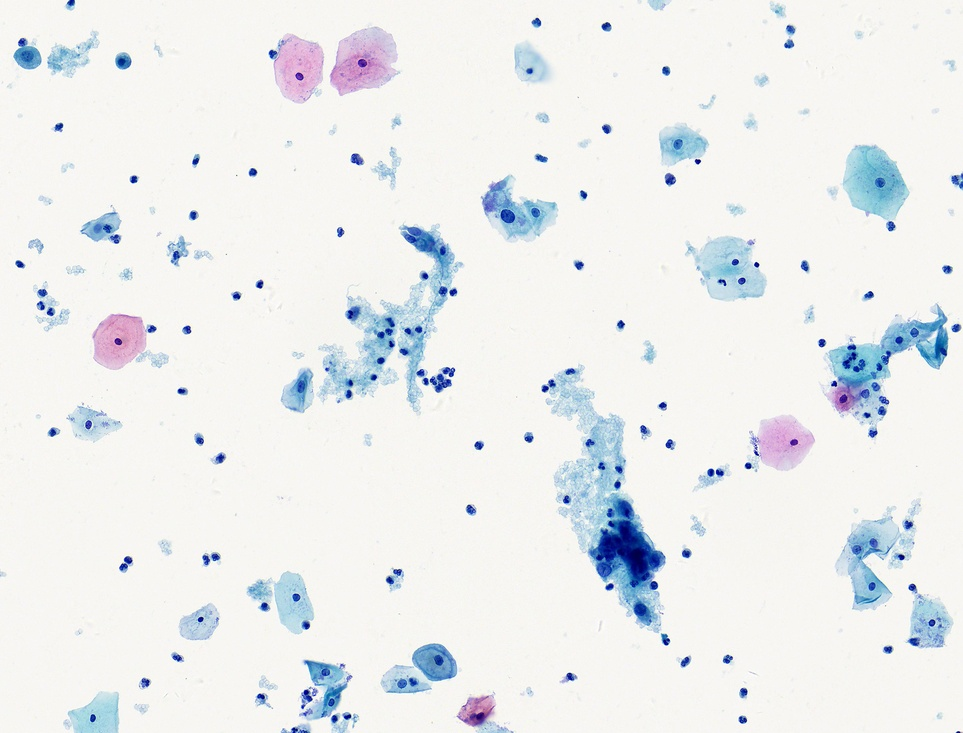
#> input picture 11/train-5/1308/1308.jpg, 963 x 733 px, shrunk from 3396 x 2583 before the run
$ python -i cell_segmentation_by_fit.py   (imports and definitions only)
#> lines starting #> are read from the running program, lines starting #| are printed output that depends on the picture; after the words box and inside, x2 and y2 are one past the last pixel; in counts of white or black regions, pixels touching at a corner belong together
### 11/results_filter.py
# Author: ZengHao
# CreatTime: 2022/10/26
# FileName: results_filter
# Description: Simple introduction of the code
import cv2
import numpy as np


# 对于重叠的矩形过滤到较大的结果，防止重复划分
def inspect(objects):
    # 设置flag属性用于代表该矩形绘制是否正确，并初始化为True
    for item in objects:
        item['flag'] = True
    for obj in objects:
        regionX = int(obj['regionX'])
        regionY = int(obj['regionY'])
        regionWidth = int(obj['regionWidth'])
        regionHeight = int(obj['regionHeight'])
        for item in objects:
            x = int(item['regionX'])
            y = int(item['regionY'])
            w = int(item['regionWidth'])
            h = int(item['regionHeight'])
            flag = True
            # 判断两矩形是否不相交
            if regionX < x < regionX + regionWidth:
                if regionY < y < regionY + regionHeight:  # 第二个矩形的左上角点在第一个矩形内部
                    flag = False
                elif regionY < y + h < regionY + regionHeight:  # 第二个矩形的左下角点在第一个矩形内部
                    flag = False
            elif regionX < x + w < regionX + regionWidth:  # 第二个矩形的右上角点在第一个矩形内部
                if regionY < y < regionY + regionHeight:
                    flag = False
                elif regionY < y + h < regionY + regionHeight:  # 第二个矩形的右下角点在第一个矩形内部
                    flag = False
            if not flag:
                # 将面积更大的矩形设置为False
                if regionWidth * regionHeight > w * h:
                    obj['flag'] = False
                else:
                    item['flag'] = False
    new_objects = []
    for Obj in objects:
        if Obj['flag']:
            new_objects.append(Obj)  # 将正确的矩形存入新列表中
    return new_objects


# 对比灰度图对筛选出的矩形进行进一步的筛选
# [12 lines left out: function grayscale_filter, not called in this run]

### 11/image_processing.py
# Author: ZengHao
# CreatTime: 2022/10/21
# FileName: 01
# Description: Simple introduction of the code

# 读取和保存图片
import cv2
from xml.etree import ElementTree as ET

# 文件路径列表
image_path_list = ["./train-5/184/184.jpg", "./train-5/1308/1308.jpg", "./train-5/1310/1310.jpg",
                   "./train-5/1312/1312.jpg", "./train-5/1315/1315.jpg"]
xml_path_list = ["./train-5/184/184.xml", "./train-5/1308/1308.xml", "./train-5/1310/1310.xml",
                 "./train-5/1312/1312.xml", "./train-5/1315/1315.xml"]


# 展示指定路径的图像，设置窗口的名称
# [7 lines left out: function image_show_by_path, not called in this run]


# 展示指定的图像
def image_show(image, image_name):
    # 创建窗口，设置窗口的名称，同时设置窗口大小可以拖动改变（..._AUTOSIZE(default)自动设置大小，..._FULLSCREEN全屏显示）
    cv2.namedWindow(image_name, cv2.WINDOW_NORMAL)
    cv2.imshow(image_name, image)
    # 等待时间0毫秒表示按下任意键终止
    cv2.waitKey(0)
    cv2.destroyAllWindows()


# 读取指定路径的图像并将图像写入指定位置
# [57 lines left out: functions save_image_by_path, compare_image_xml, get_cell_number_xml, draw_cell_rect, not called in this run]


# 保存绘制的带外接矩形的图像
def save_draw_cell_rect(file_path_xml, file_path_image, save_path):
    image = draw_cell_rect(file_path_xml, file_path_image)
    cv2.imwrite(save_path, image)

### 11/cell_segmentation_by_fit.py
# Author: ZengHao
# CreatTime: 2022/10/27
# FileName: cell_segmentation_by_fit
# Description: Simple introduction of the code
import cv2
import numpy as np
import math

from image_processing import *
from results_filter import *
from divide_assessment import *

xml_path_list = ["./train-5/184/184.xml", "./train-5/1308/1308.xml", "./train-5/1310/1310.xml",
                 "./train-5/1312/1312.xml", "./train-5/1315/1315.xml"]
image_path_list = ["./train-5/184/184.jpg", "./train-5/1308/1308.jpg", "./train-5/1310/1310.jpg",
                   "./train-5/1312/1312.jpg", "./train-5/1315/1315.jpg"]


# 通过对圆拟合的方法对细胞分割，并展示过程
def cell_segmentation_fit_method(file_path_image):
#> called with file_path_image = 'train-5/1308/1308.jpg'
    kernel = np.ones(shape=(3, 3), dtype=np.uint8)
    # 读取灰度图
    image = cv2.imread(file_path_image, 0)
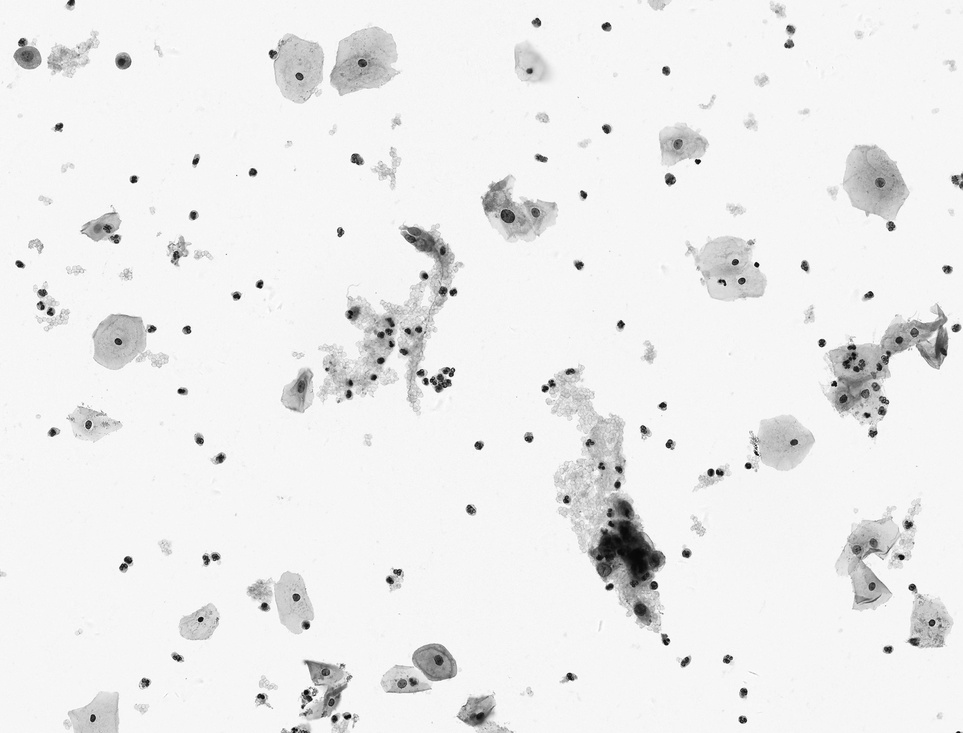
#> image: shape (733, 963); min 7, max 255, mean 236.8
    image_show(image, "0")
    # 二值化处理，显示灰度图
    ret, image = cv2.threshold(image, 80, 255, cv2.THRESH_BINARY_INV)
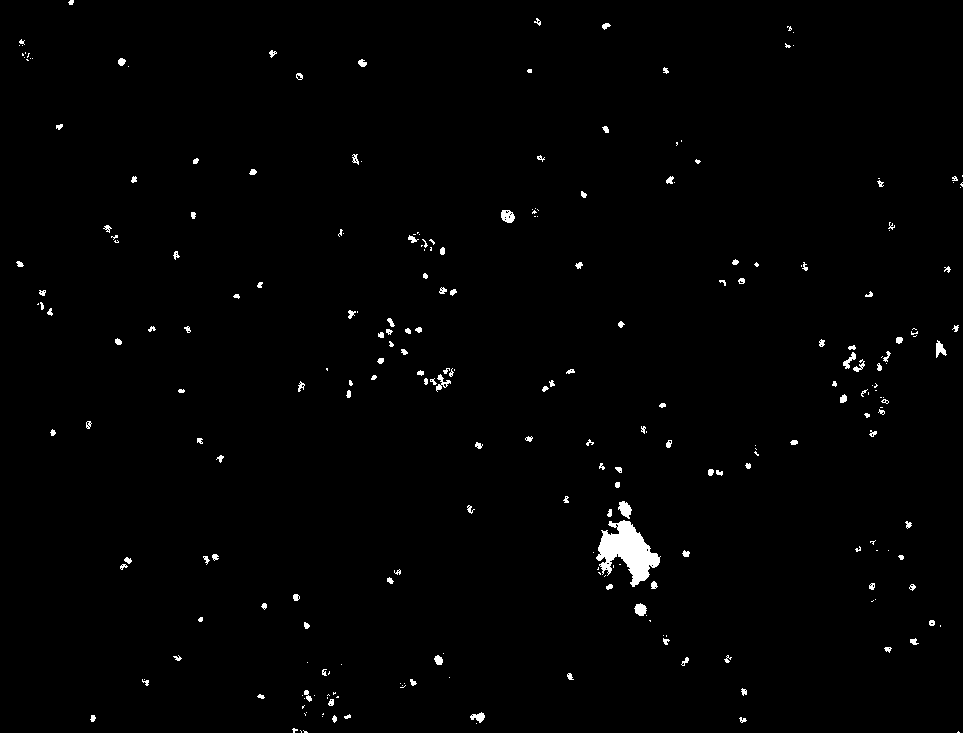
#> image: shape (733, 963); 1.1% white; 257 white regions (114 under 20 px), largest, box (x1, y1, x2, y2) and area: (596, 520, 661, 587) 2174, (618, 501, 632, 519) 154, (501, 210, 515, 223) 134
    image_show(image, "1")
    image = cv2.erode(image, kernel, iterations=5)
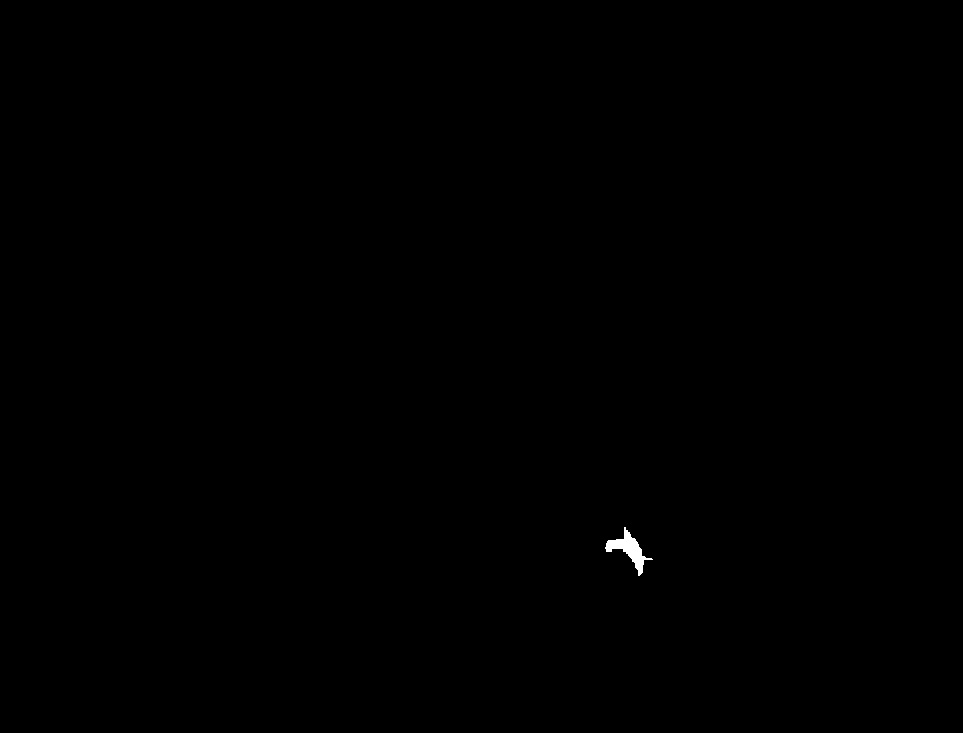
#> image: shape (733, 963); 0.1% white; 1 white region, box (x1, y1, x2, y2) and area: (605, 527, 653, 576) 699
    # 显示腐蚀图
    image_show(image, "2")
    # 对图像进行膨胀处理
    image = cv2.dilate(image, kernel, iterations=5)
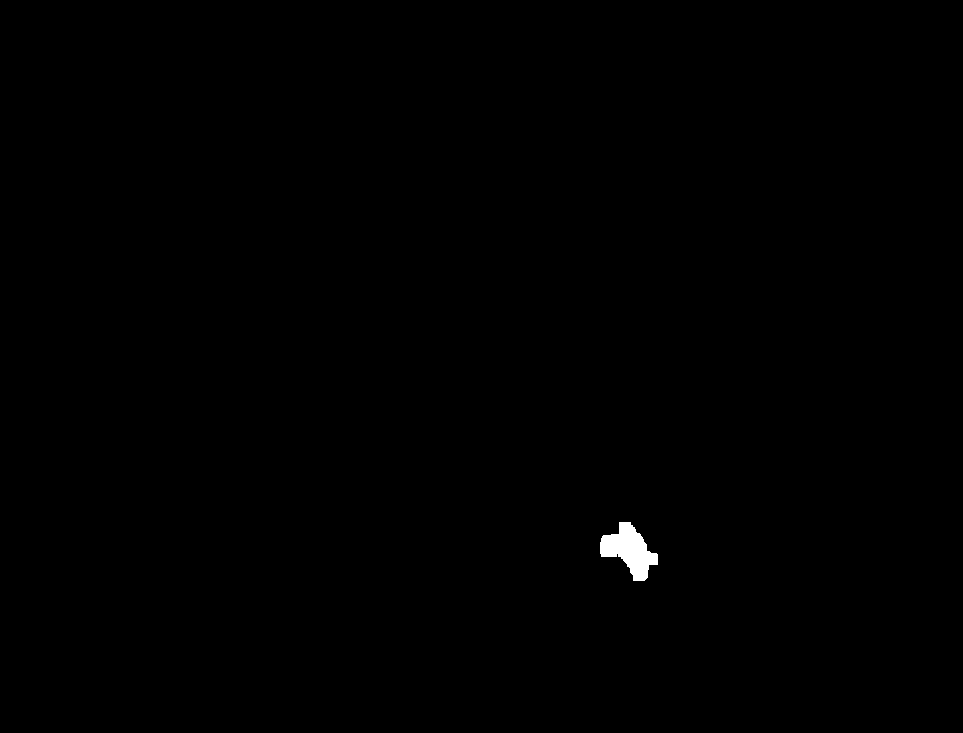
#> image: shape (733, 963); 0.25% white; 1 white region
    image_show(image, "3")
    contours, hierarchy = cv2.findContours(image, cv2.RETR_TREE, cv2.CHAIN_APPROX_NONE)
#> contours = 1 contour; box (x1, y1, x2, y2) and area: (600, 522, 658, 581) 1700
    # 读入新的图像进行绘制
    cell_image = cv2.imread(file_path_image)
#> cell_image is the input picture: shape (733, 963, 3); mean B, G, R 238.2, 237.3, 235
    cell_image_two = cv2.imread(file_path_image)
    # 绘制边框
    cell_image = cv2.drawContours(cell_image, contours, -1, (0, 0, 255), 2)
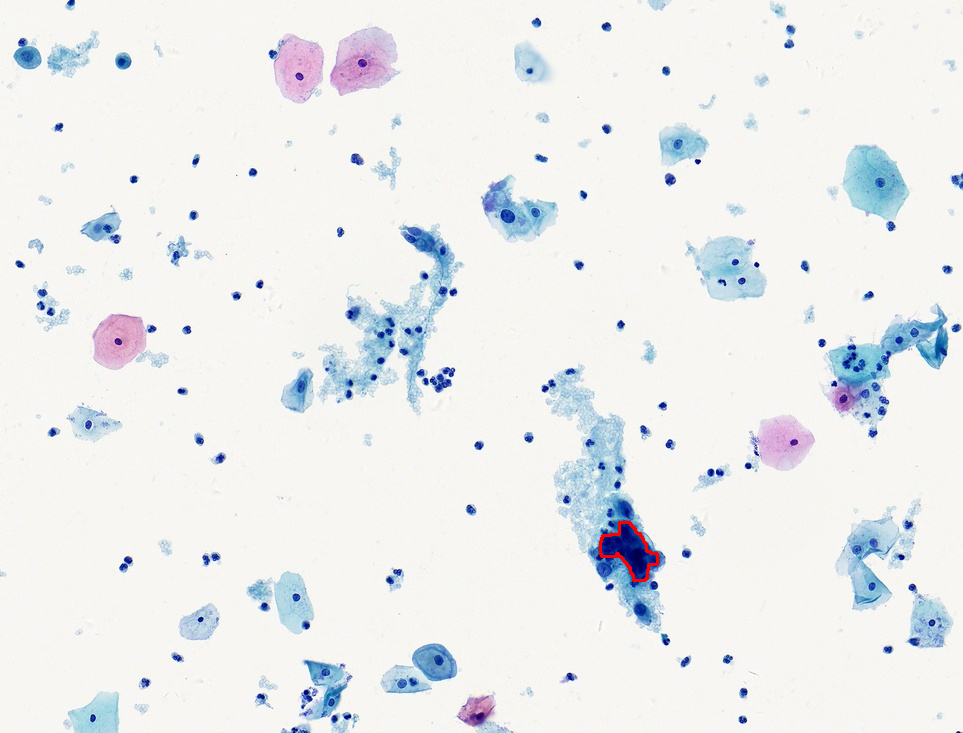
#> cell_image: shape (733, 963, 3); 0.09% of pixels changed, all inside (x1, y1, x2, y2) = (599, 521, 659, 582)
    image_show(cell_image, "4")
    # 绘制矩形
    for item in contours:
        x, y, w, h = cv2.boundingRect(item)
        cell_image_two = cv2.rectangle(cell_image_two, (x, y), (x + w, y + h), (0, 0, 255), 3)
#> this loop made 1 pass
#> (x, y, w, h) on pass 1: (600, 522, 58, 59)
#> pass 1, in cell_segmentation_fit_method, `cell_image_two = cv2.rectangle(cell_image_two, (x, y), (x + w, y + h),..`:
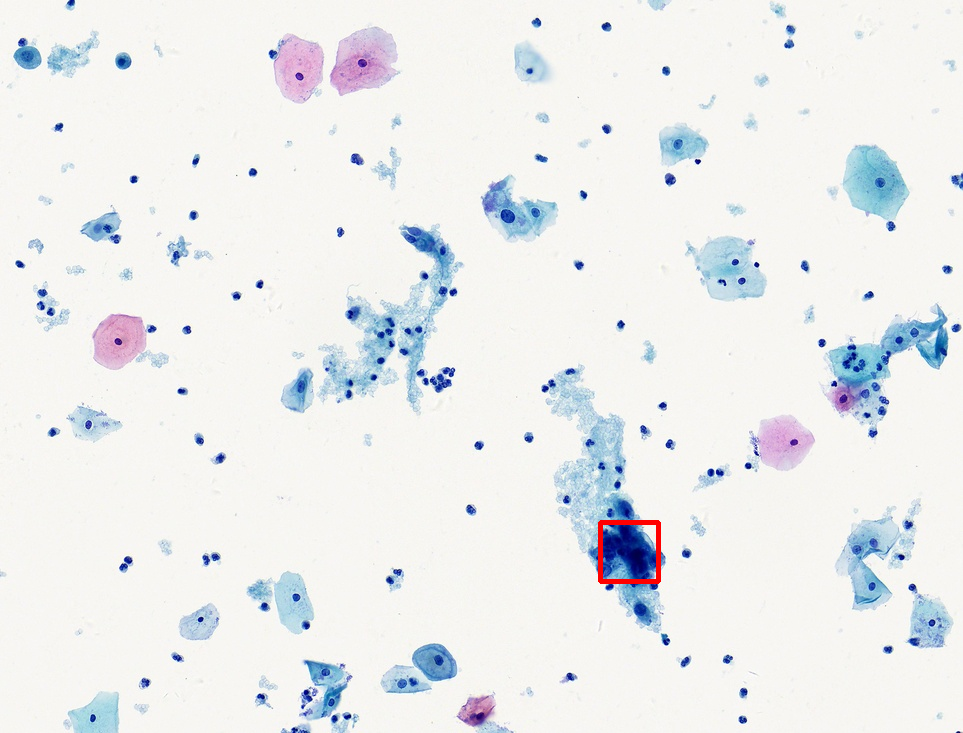
#> cell_image_two: shape (733, 963, 3); 0.16% of pixels changed, all inside (x1, y1, x2, y2) = (598, 520, 661, 584)
    image_show(cell_image_two, "5")

    test_object = []
    # 拟合筛选
    cell_image_three = cv2.imread(file_path_image)
    for item in contours:
        # 外接矩形的位置和长宽
        x, y, w, h = cv2.boundingRect(item)
        # 最小外接圆的圆心和半径
        (x0, y0), radius = cv2.minEnclosingCircle(item)
        # print(radius)
        # 圆的周长
        standard_cell_len = 2 * math.pi * radius
        # 实际求得的周长
        cell_len = cv2.arcLength(item, True)
        # 设置误差限作为评判的标准
        if abs(standard_cell_len - cell_len) / standard_cell_len < 0.50:
            test_object.append({'regionX': x, 'regionY': y, 'regionWidth': w, 'regionHeight': h})
#> this loop made 1 pass
#> (x, y, w, h, x0, y0, radius, standard_cell_len) on pass 1: (600, 522, 58, 59, 629.4, 551.9, 31.66, 199)
#> after the loop, test_object = 1 item
    # 删除重叠的框中较大的一个
    test_object = inspect(test_object)
#> the loop in inspect, `for item in objects:` made 1 pass
#> the loop in inspect, `for obj in objects:` made 1 pass
#> after the loop in inspect, `for obj in objects:`: item = {'regionX': 600, 'regionY': 522, 'regionWidth': 58, 'regionHeight': 59, 'flag': True}
#> the loop in inspect, `for Obj in objects:` made 1 pass
#> after the loop in inspect, `for Obj in objects:`: new_objects = 1 item
    # 由于提取的部分都是灰度较低的所以不用进行灰度的筛选
    for item in test_object:
        cell_image_three = cv2.rectangle(cell_image_three, (item["regionX"], item["regionY"]),
                                         (
                                             item["regionX"] + item['regionWidth'],
                                             item["regionY"] + item["regionHeight"]),
                                         (0, 0, 255), 3)
#> this loop made 1 pass
    image_show(cell_image_three, "end")
    return test_object


# 测试拟合方法的每一个参数对结果的影响
# [54 lines left out: functions test_cell_segmentation_fit_method, test_fit_method_performance, series_parametrics_tests_by_fit, not called in this run]


# [1 line not run here, left out]

>>> result = cell_segmentation_fit_method('train-5/1308/1308.jpg')
